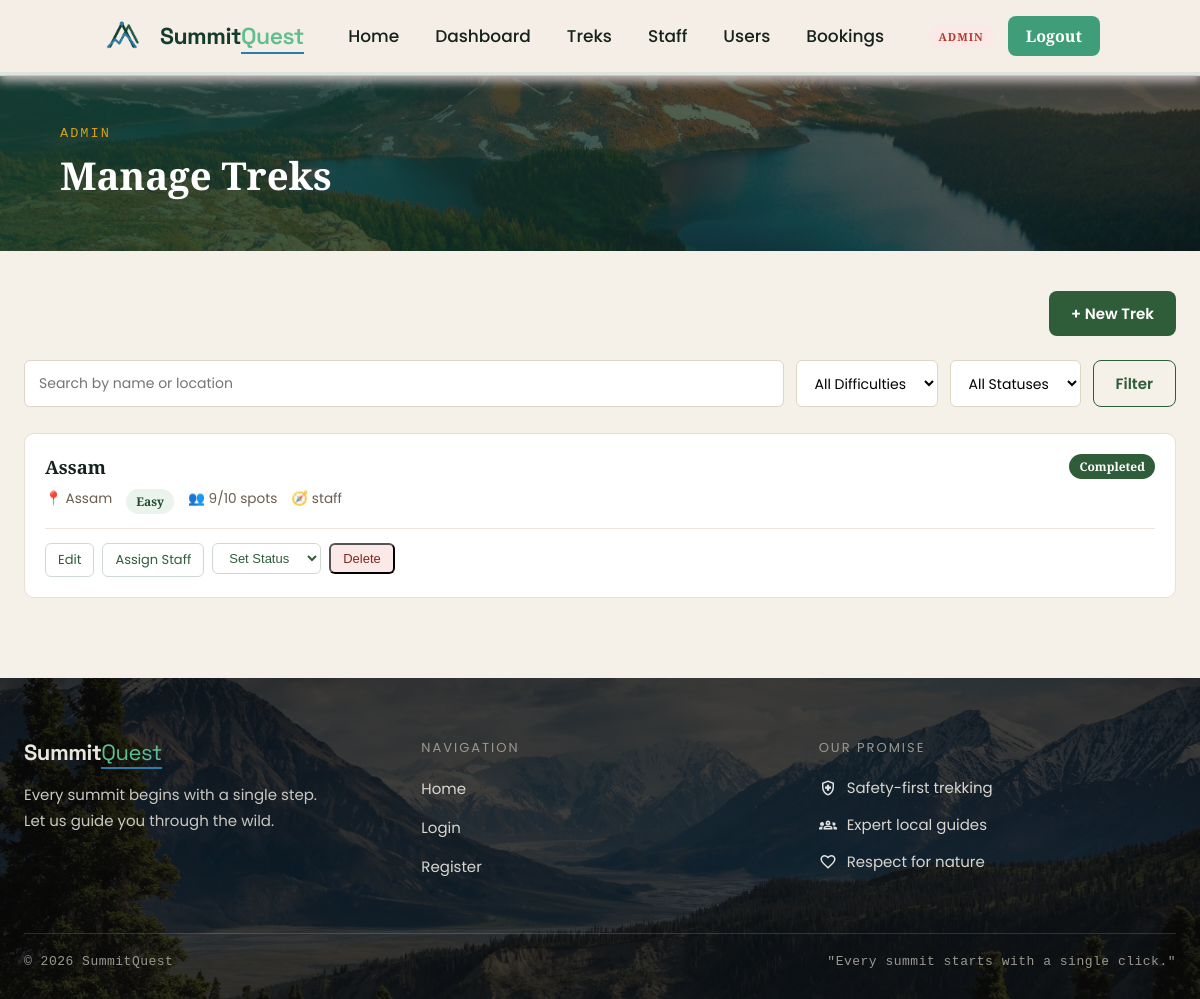
/admin/treks (signed in), run on an earlier commit of the app's database.
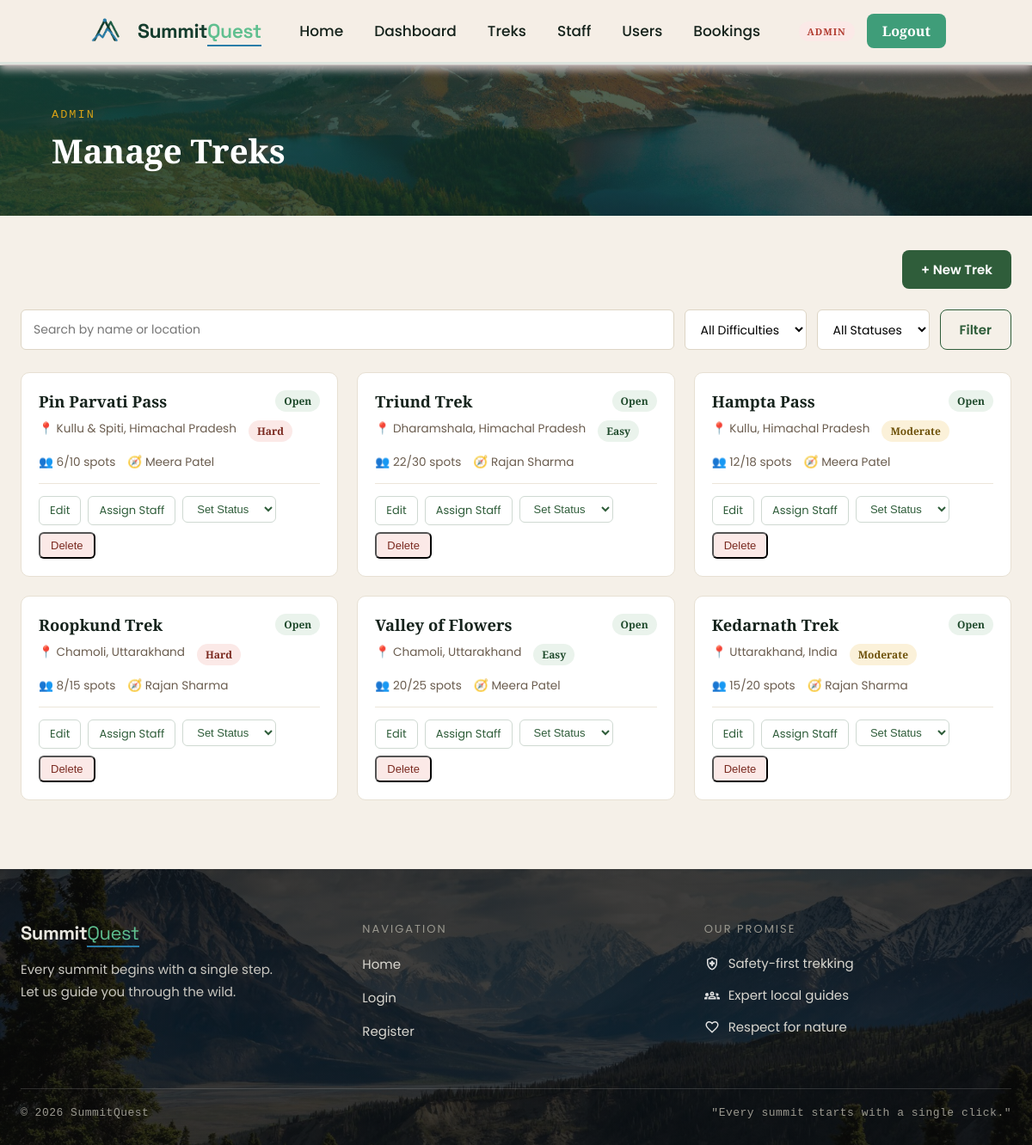
And on a later commit of the database.
### app/models.py (models this page shows, shortened)
class Treks(db.Model):
    __tablename__ = "trek"
    id = db.Column(db.Integer, primary_key = True)
    name = db.Column(db.String(256), nullable= False, index = True)
    location = db.Column(db.String(50), nullable= False, index = True)
    difficulty= db.Column(db.String(50), nullable = False, index = True)
    status = db.Column(db.String(50), nullable = False, default = "Pending")
    duration =  db.Column(db.Integer, nullable= False)
    starting_date = db.Column(db.Date, nullable= False)
    ending_date = db.Column(db.Date, nullable= False)
    is_blocked = db.Column(db.String(50),nullable = False,default = False)
    created_at = db.Column(db.DateTime, default=datetime.utcnow, nullable=False)
    capacity = db.Column(db.Integer, default = 10)
    available = db.Column(db.Integer, default = 10)
    description = db.Column(db.Text)
    updated_at = db.Column(db.DateTime, default=datetime.utcnow, onupdate=datetime.utcnow, nullable=False)
    price = db.Column(db.Float, default=0)
    altitude = db.Column(db.String(50), nullable=True)
    image_url = db.Column(db.String(500), nullable=True)
    highlights = db.Column(db.Text, nullable=True)
    requirements = db.Column(db.Text, nullable=True)
    assigned_staff_id = db.Column(db.Integer,db.ForeignKey("user.id"),nullable = True)
    bookings = db.relationship(
    "Bookings",
    backref="trek",
    cascade="all, delete-orphan")

class User(db.Model):
    __tablename__ = "user"
    id = db.Column(db.Integer,primary_key= True)
    full_name = db.Column(db.String(256), nullable = False)
    name = db.Column(db.String(256),nullable= False)
    email = db.Column(db.String(256),nullable= False,unique = True)
    pass_hash = db.Column(db.String(1000),nullable=False)
    contact = db.Column(db.String(13),nullable = True)
    role = db.Column(db.String(50),nullable = False,default = "trekker")
    address = db.Column(db.String(256), nullable=True)
    bio = db.Column(db.Text, nullable=True)
    is_approved = db.Column(db.Boolean, default=True, nullable=False)
    is_blacklisted = db.Column(db.Boolean, default=False, nullable=False)
    created_at =  db.Column(db.DateTime,default=datetime.utcnow)
    bookings = db.relationship(
    "Bookings",
    backref="user",
    cascade="all, delete-orphan")
    assigned_treks = db.relationship(
    "Treks",
    backref="staff_member",
    foreign_keys="Treks.assigned_staff_id")

### app/routes.py (the view)
@visit.route("/admin/treks")
@login_required
@admin_required
def admin_treks():
    q = request.args.get("q", "")
    difficulty = request.args.get("difficulty", "")
    status = request.args.get("status", "")
    query = Treks.query
    if q:
        query = query.filter(db.or_(Treks.name.ilike(f"%{q}%"), Treks.location.ilike(f"%{q}%")))
    if difficulty:
        query = query.filter_by(difficulty=difficulty)
    if status:
        query = query.filter_by(status=status)
    treks = query.order_by(Treks.created_at.desc()).all()
    return render_template(
        "admin/treks.html", treks=treks, query=q, difficulty=difficulty, status=status,
        difficulties=DIFFICULTIES, statuses=TREK_STATUSES,
    )

### app/utils.py (called while the page is built)
def current_user():
    if 'user_id' not in session:
        return AnonUser()
    return SessionUser(session)

def login_required(f):
    @wraps(f)
    def wrapper(*args, **kwargs):
        if 'user_id' not in session:
            flash('Please log in to continue.', 'info')
            return redirect(url_for('visit.login'))
        return f(*args, **kwargs)
    return wrapper

def admin_required(f):
    @wraps(f)
    def wrapper(*args, **kwargs):
        if session.get('role') != 'admin':
            abort(403)
        return f(*args, **kwargs)
    return wrapper

def difficulty_color(difficulty):
    return {'Easy': 'success', 'Moderate': 'warning', 'Hard': 'danger'}.get(difficulty, 'secondary')

def status_color(status):
    return {
        'Pending': 'secondary', 'Approved': 'info',
        'Open': 'success', 'Closed': 'warning',
        'Completed': 'primary', 'Booked': 'success',
        'Cancelled': 'danger',
    }.get(status, 'secondary')

### templates/admin/treks.html (shortened to what this page needs)
{% extends "base.html" %}
{% import "macros.html" as m %}
{% block extra_css %}
<link rel="stylesheet" href="{{ url_for('static', filename='css/for_dashboard.css') }}">
{% endblock %}
{% block content %}
{{ m.page_header("Manage Treks", "Admin") }}
<div class="page-body">
    <div class="page-body-actions">
        <a href="{{ url_for('visit.admin_new_trek') }}" class="btn btn-primary">+ New Trek</a>
    </div>
    <form method="get" class="filter-bar">
        <input type="text" name="q" placeholder="Search by name or location" value="{{ query }}">
        <select name="difficulty">
            <option value="">All Difficulties</option>
        </select>
        <select name="status">
            <option value="">All Statuses</option>
        </select>
        <button type="submit" class="btn btn-outline">Filter</button>
    </form>
    {% if treks %}
    <div class="manage-grid">
        {% for trek in treks %}
        <div class="manage-card">
            <div class="manage-card-head">
                <h3>{{ trek.name }}</h3>
                {{ m.badge(trek.status, status_color(trek.status)) }}
            </div>
            <div class="manage-card-meta">
                <span>📍 {{ trek.location }}</span>
                <span>{{ m.badge(trek.difficulty, difficulty_color(trek.difficulty)) }}</span>
                <span>👥 {{ trek.available }}/{{ trek.capacity }} spots</span>
                <span>🧭 {{ trek.staff_member.full_name if trek.staff_member else "Unassigned" }}</span>
            </div>
            <div class="manage-card-actions">
                <a href="{{ url_for('visit.admin_edit_trek', trek_id=trek.id) }}" class="btn-sm btn-sm-outline">Edit</a>
                <a href="{{ url_for('visit.admin_assign_staff', trek_id=trek.id) }}" class="btn-sm btn-sm-outline">Assign Staff</a>
                <form method="post" action="{{ url_for('visit.admin_set_trek_status', trek_id=trek.id) }}">
                    <select name="status" onchange="this.form.submit()" class="btn-sm btn-sm-outline">
                        <option value="" disabled selected>Set Status</option>
                    </select>
                </form>
                <form method="post" action="{{ url_for('visit.admin_delete_trek', trek_id=trek.id) }}"
                    data-confirm="Delete this trek? This cannot be undone.">
                    <button type="submit" class="btn-sm btn-sm-danger">Delete</button>
                </form>
            </div>
        </div>
        {% endfor %}
    </div>
    {% else %}
    <div class="empty-state">
        <div class="empty-icon">🏔</div>
        <h4>No treks found</h4>
        <p>Try adjusting your filters, or <a href="{{ url_for('visit.admin_new_trek') }}">create a new trek</a>.</p>
    </div>
    {% endif %}
</div>
{% endblock %}

### templates/macros.html
{% macro page_header(title, subtitle) %}
<div class="page-header">
    <div class="page-header-overlay"></div>
    <div class="page-header-inner">
        {% if subtitle %}<p class="page-header-eyebrow">{{ subtitle }}</p>{% endif %}
        <h1 class="page-header-title">{{ title }}</h1>
    </div>
</div>
{% endmacro %}
{% macro badge(text, kind) %}
<span class="badge badge-{{ kind }}">{{ text }}</span>
{% endmacro %}

What changed in the data, as far as the page shows it:
removed Treks: name "Assam", status "Completed Easy", location "Assam", available "9", capacity "10", staff_member "staff"
added Treks: name "Pin Parvati Pass", status "Open Hard", location "Kullu & Spiti, Himachal Pradesh", available "6", capacity "10", staff_member "Meera Patel"
added Treks: name "Triund Trek", status "Open Easy", location "Dharamshala, Himachal Pradesh", available "22", capacity "30", staff_member "Rajan Sharma"
added Treks: name "Hampta Pass", status "Open Moderate", location "Kullu, Himachal Pradesh", available "12", capacity "18", staff_member "Meera Patel"
added Treks: name "Roopkund Trek", status "Open Hard", location "Chamoli, Uttarakhand", available "8", capacity "15", staff_member "Rajan Sharma"
added Treks: name "Valley of Flowers", status "Open Easy", location "Chamoli, Uttarakhand", available "20", capacity "25", staff_member "Meera Patel"
added Treks: name "Kedarnath Trek", status "Open Moderate", location "Uttarakhand, India", available "15", capacity "20", staff_member "Rajan Sharma"
